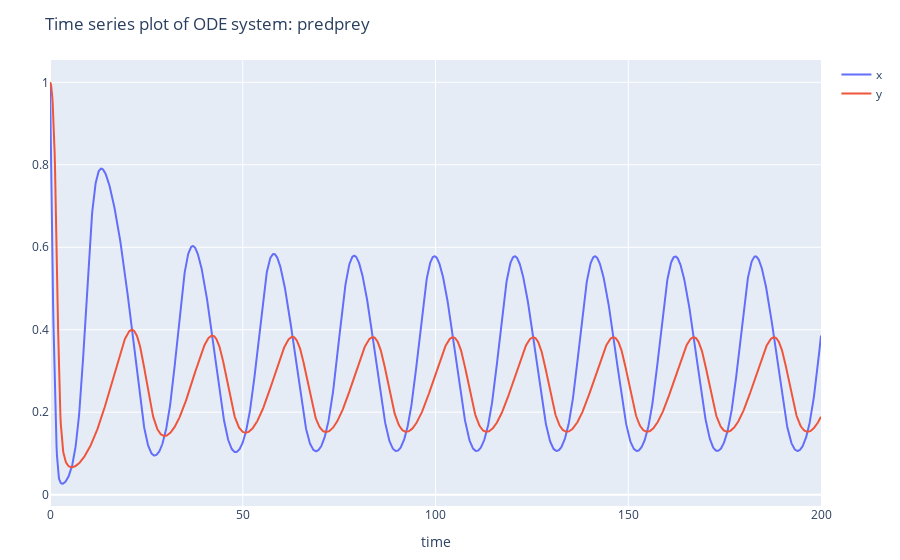

The code cell stored with this chart in its notebook:
### Markdown cell above
We will conduct analysis on the predator prey system, a version of the Lokta-Volterra equations.

### Code cell
t = 0:0.1:200
u0 = [1 1]

plot_ode(predprey, u0, t, labels=["x" "y"])

### Figure 1 — Plotly figure (JSON) as saved in the notebook; plotly's stock layout.template omitted (floating-point values rounded to 4 significant figures; data arrays with more than 128 entries replaced by an {"elided": "..."} marker saying what was removed)
{"data": [{"mode": "lines", "name": "x", "showlegend": true, "type": "scatter", "x": {"elided": "2001 float values"}, "y": {"elided": "2001 float values"}}, {"mode": "lines", "name": "y", "showlegend": true, "type": "scatter", "x": {"elided": "2001 float values"}, "y": {"elided": "2001 float values"}}], "layout": {"margin": {"b": 50, "l": 50, "r": 50, "t": 60}, "title": "Time series plot of ODE system: predprey", "xaxis": {"title": {"text": "time"}}}}
